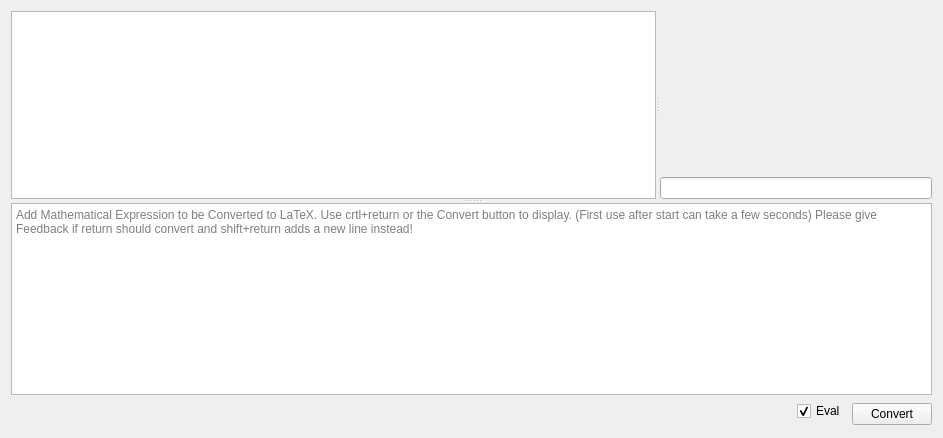
      <widget class="QWidget" name="Tab_2">
       <property name="autoFillBackground">
        <bool>true</bool>
       </property>
       <attribute name="title">
        <string>LaTeX</string>
       </attribute>
       <layout class="QGridLayout" name="gridLayout_3">
        <item row="0" column="0" colspan="3">
         <widget class="QSplitter" name="Tab_2_LowerSplitter">
          <property name="orientation">
           <enum>Qt::Vertical</enum>
          </property>
          <widget class="QSplitter" name="Tab_2_UpperSplitter">
           <property name="sizePolicy">
            <sizepolicy hsizetype="Expanding" vsizetype="Preferred">
             <horstretch>0</horstretch>
             <verstretch>20</verstretch>
            </sizepolicy>
           </property>
           <property name="orientation">
            <enum>Qt::Horizontal</enum>
           </property>
           <widget class="QListWidget" name="Tab_2_History">
            <property name="sizePolicy">
             <sizepolicy hsizetype="Expanding" vsizetype="Expanding">
              <horstretch>0</horstretch>
              <verstretch>0</verstretch>
             </sizepolicy>
            </property>
            <property name="selectionMode">
             <enum>QAbstractItemView::ExtendedSelection</enum>
            </property>
           </widget>
           <widget class="QWidget" name="layoutWidget">
            <layout class="QVBoxLayout" name="Tab_2_verticalLayout">
             <item>
              <widget class="MplWidget_LaTeX" name="Tab_2_Viewer" native="true"/>
             </item>
             <item>
              <widget class="QLineEdit" name="Tab_2_LaTeXOutput">
               <property name="toolTip">
                <string>Only First line of Input!</string>
               </property>
              </widget>
             </item>
            </layout>
           </widget>
          </widget>
          <widget class="TextEdit" name="Tab_2_InputField">
           <property name="sizePolicy">
            <sizepolicy hsizetype="Expanding" vsizetype="Expanding">
             <horstretch>0</horstretch>
             <verstretch>0</verstretch>
            </sizepolicy>
           </property>
           <property name="placeholderText">
            <string>Add Mathematical Expression to be Converted to LaTeX. Use crtl+return or the Convert button to display. (First use after start can take a few seconds) Please give Feedback if return should convert and shift+return adds a new line instead!</string>
           </property>
          </widget>
         </widget>
        </item>
        <item row="1" column="2" rowspan="2">
         <widget class="QPushButton" name="Tab_2_ConvertButton">
          <property name="toolTip">
           <string>&lt;html&gt;&lt;head/&gt;&lt;body&gt;&lt;p&gt;Shortcut: crtl+return while having the Input field selected&lt;/p&gt;&lt;/body&gt;&lt;/html&gt;</string>
          </property>
          <property name="text">
           <string>Convert</string>
          </property>
         </widget>
        </item>
        <item row="1" column="0">
         <spacer name="Tab_2_horizontalSpacerForButton">
          <property name="orientation">
           <enum>Qt::Horizontal</enum>
          </property>
          <property name="sizeHint" stdset="0">
           <size>
            <width>780</width>
            <height>17</height>
           </size>
          </property>
         </spacer>
        </item>
        <item row="1" column="1">
         <widget class="QCheckBox" name="Tab_2_Eval_checkBox">
          <property name="toolTip">
           <string>&lt;html&gt;&lt;head/&gt;&lt;body&gt;&lt;p&gt;Evaluate Function:&lt;br/&gt;Controls if functions in the input should be evaluated.&lt;br/&gt;If unchecked some things (like Derivatives) might look weird.&lt;br/&gt;If half-checked only basic functions will be evaluated and only if they return integers&lt;br/&gt;If checked most things will be evaluated&lt;/p&gt;&lt;p&gt;Example:&lt;br/&gt;Input: sin(pi)&lt;br/&gt;Output if half-checked: 0&lt;br/&gt;Output if unchecked: sin(pi)&lt;/p&gt;&lt;p&gt;Input: exp(ln(x))&lt;br/&gt;Output if half-checked: x&lt;br/&gt;Output if unchecked: exp(ln(x))&lt;/p&gt;&lt;/body&gt;&lt;/html&gt;</string>
          </property>
          <property name="text">
           <string>Eval</string>
          </property>
          <property name="checked">
           <bool>true</bool>
          </property>
          <property name="tristate">
           <bool>true</bool>
          </property>
         </widget>
        </item>
       </layout>
      </widget>
